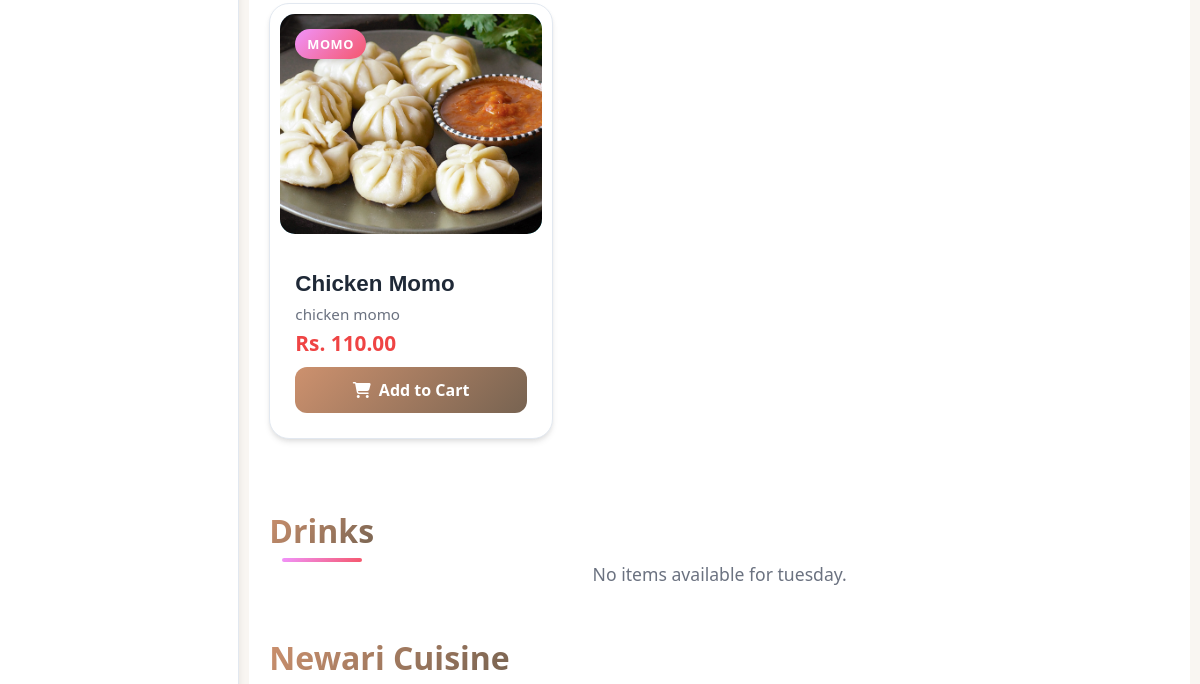
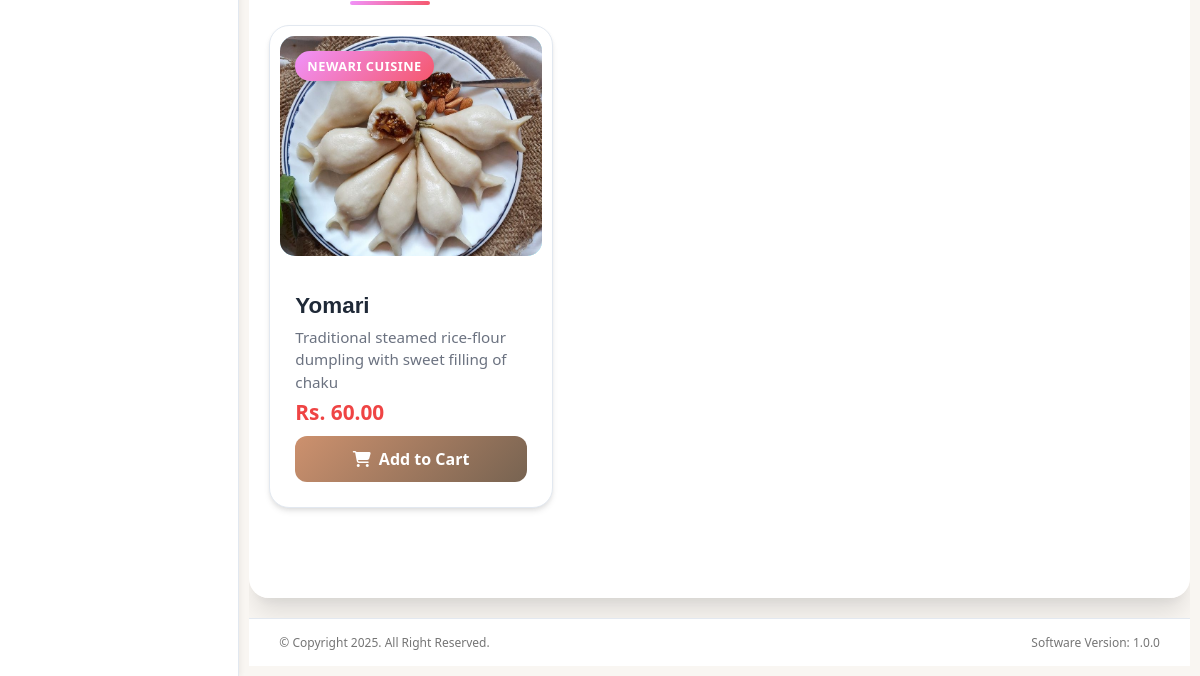
/menu (signed in, lower part), run on an earlier commit of the app's database (2 pictures, top to bottom).
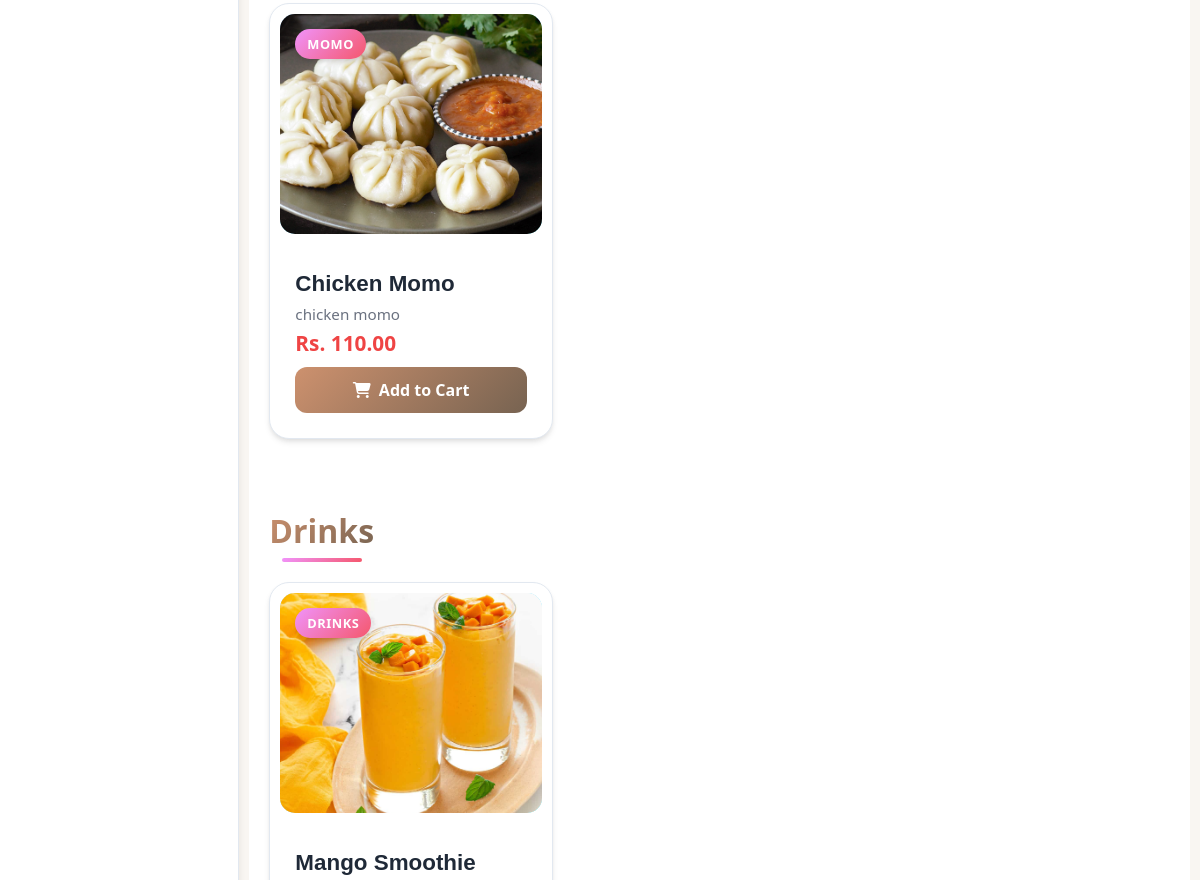
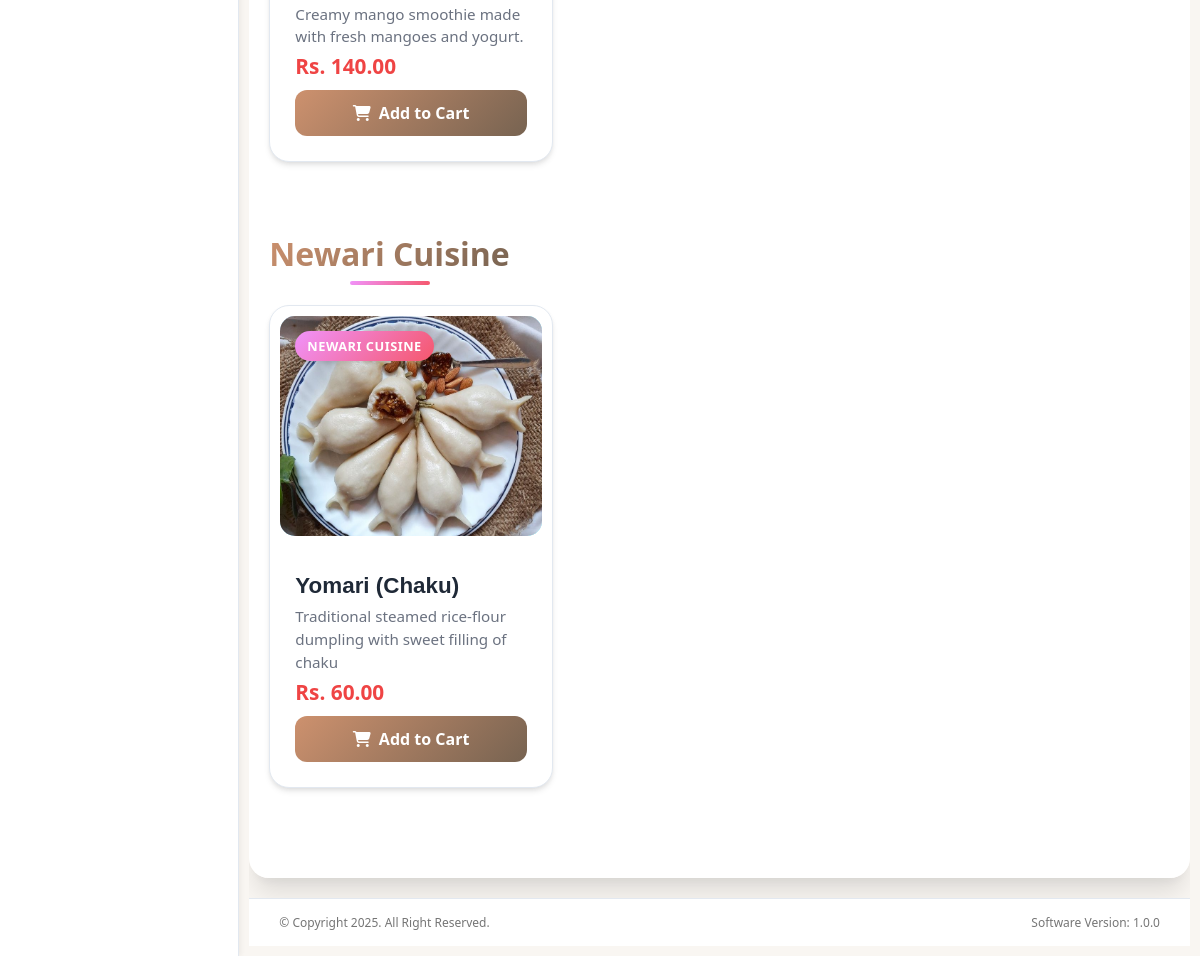
And on a later commit of the database (2 pictures, top to bottom).
### models.py (models this page shows, shortened)
class Item(db.Model):
    __tablename__ = 'items'
    id = db.Column(db.Integer, primary_key=True)
    name = db.Column(db.String(100), nullable=False)
    price = db.Column(db.Float, nullable=False)
    category_id = db.Column(db.Integer, db.ForeignKey('categories.id'), nullable=False)
    description = db.Column(db.Text, nullable=True)
    image_filename = db.Column(db.String(255), nullable=True)
    available = db.Column(db.Boolean, default=True)
    attribute_values = db.relationship(
        'AttributeValue',
        secondary=item_attribute_values,
        back_populates='items'
    )
    addons = db.relationship(
        'Addon',
        secondary=addon_item_association,
        back_populates='items'
    )

class Category(db.Model):
    __tablename__ = 'categories'
    id = db.Column(db.Integer, primary_key=True)
    name = db.Column(db.String(100), nullable=False, unique=True)
    status = db.Column(db.Boolean, default=True)  # Active or Inactive
    items = db.relationship('Item', backref='category', lazy=True, cascade='all, delete-orphan')

### main.py (the view)
@app.route('/menu')
@login_required
def user_menu():
    current_day = request.args.get('day')
    if not current_day:
        current_day = datetime.today().strftime('%A').lower()
    user_id = session.get('user_id')
    user = User.query.get(user_id)
    categories = Category.query.filter_by(status=True).all()
    menu_items = {}
    for category in categories:
        menu_items[category.name] = []
    menu_entries = Menu.query.filter_by(day=current_day).all()
    for entry in menu_entries:
        if entry.category.name not in menu_items:
            menu_items[entry.category.name] = []
        menu_items[entry.category.name].append(entry.item)
    return render_template('menu.html',
                           user=user,
                           menu_items=menu_items,
                           current_day=current_day,
                           categories=categories,
                           active_page='menu')

### main.py (called while the page is built)
def login_required(view):
    @functools.wraps(view)
    def wrapped_view(**kwargs):
        if 'user_id' not in session:
            flash('Please log in to access this page', 'warning')
            return redirect(url_for('login'))
        return view(**kwargs)
    return wrapped_view

@app.context_processor
def inject_new_orders_count():
    count = Order.query.filter_by(status='pending').count()
    print(count)
    return dict(new_orders_count=count)

### templates/menu.html (shortened to what this page needs)
{% extends "base.html" %}
{% block content %}
<div id="menu" class="page" style="{% with messages = get_flashed_messages(with_categories=true) %}
                                                {% endwith %}">
{% for category_name, items in menu_items.items() %}
    <div class="category-section" data-category="{{ category_name }}">
        {% if items %}
            <div class="section-header">
                <h2 class="section-title">{{ category_name }}</h2>
            </div>
            <div class="menu-grid">
                {% for item in items %}
                    <div class="menu-item"
                         data-id="{{ item.id }}"
                         data-name="{{ item.name }}"
                         data-price="{{ item.price }}"
                         data-image="{{ url_for('static', filename='uploads/items/' ~ item.image_filename) if item.image_filename else '/api/placeholder/320/220' }}"
                         data-category="{{ category_name }}">
                        <div class="item-image">
                            <img src="{{ url_for('static', filename='uploads/items/' ~ item.image_filename) if item.image_filename else '/api/placeholder/320/220' }}" alt="{{ item.name }}">
                            <div class="item-badge">{{ category_name }}</div>
                        </div>
                        <div class="item-details">
                            <h3 class="item-name">{{ item.name }}</h3>
                            <p class="item-description">{{ item.description or 'No description available.' }}</p>
                            <span class="item-price">Rs. {{ '%.2f' % (item.price) }}</span>
                            <form method="POST" action="{{ url_for('add_to_cart') }}">
                                <button type="submit" class="add-to-cart">
                                    <i class="fas fa-shopping-cart"></i>
                                    Add to Cart
                                </button>
                            </form>
                        </div>
                    </div>
                {% endfor %}
            </div>
        {% else %}
            <div class="section-header">
                <h2 class="section-title">{{ category_name }}</h2>
            </div>
            <div class="no-items-message">
                <p>No items available for {{ current_day }}.</p>
            </div>
        {% endif %}
    </div>
{% endfor %}
</div>
{% endblock %}

What changed in the data, as far as the page shows it:
changed Category "Drinks": gains Item (image_filename (picture), {{ category_name }} "DRINKS", name "Mango Smoothie", description "Creamy mango smoothie made with fresh mangoes and yogurt.", price "140.00"); current_day "tuesday" → (not shown)
changed Item "Traditional steamed rice-flour dumpling with sweet filling of chaku": name "Yomari" → "Yomari (Chaku)"
